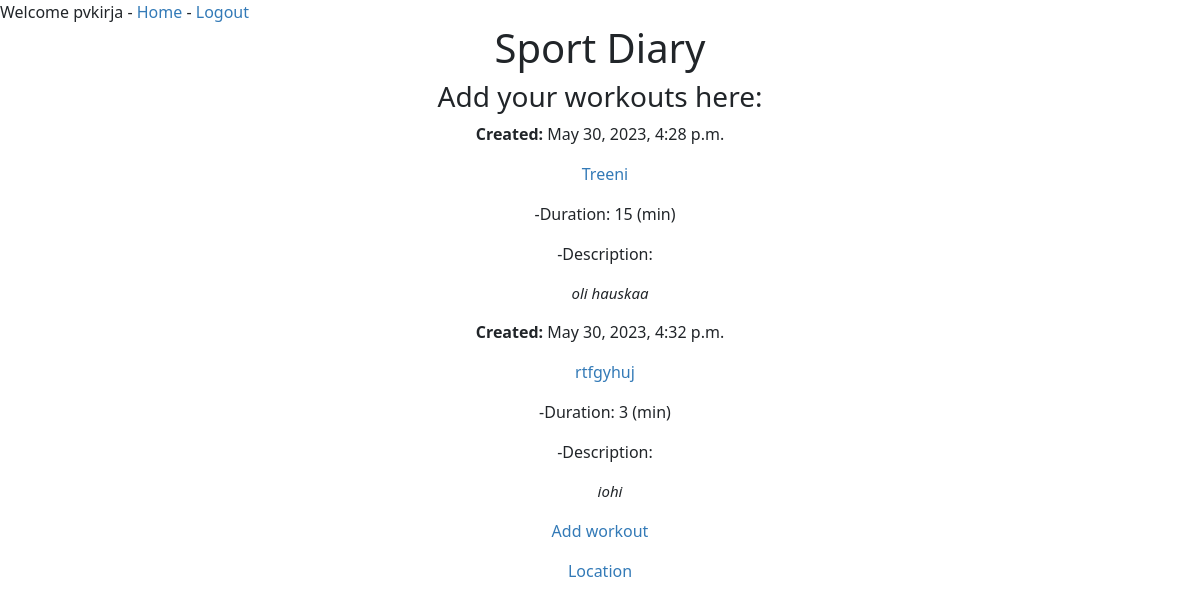
Screenshot of / (signed in) with the database file from the repository.
### sportdiary/models.py (models this page shows, shortened)
class Diary(models.Model):
	name = models.CharField(max_length=200)
	created = models.DateTimeField(auto_now_add=True, null=True)
	duration = models.IntegerField(blank=True, null=True)
	description = models.TextField(blank=True)
	location = models.ForeignKey(
		Location, on_delete=models.CASCADE,
		null=True, blank=True,
		related_name='locations'
	)
	owner = models.ForeignKey(User, on_delete=models.CASCADE, null=True)

### sportdiary/views.py (the view)
# urls.py: path('', DiaryListView.as_view()),
class DiaryListView(LoginRequiredMixin, ListView):
	model = Diary
	template_name = "diary_list.html"
	def get_queryset(self):
			return Diary.objects.filter(owner=self.request.user)

### sportdiary/templates/sportdiary/diary_list.html
{% extends "sportdiary/base.html" %}
{% block "content" %}
<div style="text-align:center">
	<h3>Add your workouts here:</h3>
	{% for object in object_list %}
		<p>	<b>Created: </b>{{ object.created }}</p>
		<p style="padding-left:10px">
			<a href="/diary/{{ object.pk }}" style="color: #337ab7; text-decoration: none;">{{ object.name }}</a>
		</p>
		{% if object.duration %}
			<p style="padding-left:10px">-Duration: {{object.duration}} (min)</p>
		{% endif %}
		{% if object.duration %}
			<p style="padding-left:10px">-Description:</p>
			<p style="padding-left:20px; font-size:15px"><i>{{object.description}}</i></p>
		{% endif %}
	{% empty %}
		    <p>No workout added yet.</p>
	{% endfor %}
	<p><a href="/diary/new" style="color: #337ab7; text-decoration: none;">Add workout</a></p>
	<p><a href="/location" style="color: #337ab7; text-decoration: none;">Location</a></p>
</div>
{% endblock "content" %}

### sportdiary/templates/sportdiary/base.html (shortened to what this page needs)
{% load static %}
<!doctype html>
<html lang="en">
	<head>
		<link href="{% static 'bootstrap/css/bootstrap.min.css' %}" rel="stylesheet">
	</head>
	<body>
	<header>
		{% if user.username %}
			Welcome {{ user }} -
			<a href="/" style="color: #337ab7; text-decoration: none;">Home</a> -
			<a href="/logout" style="color: #337ab7; text-decoration: none;">Logout</a>
		{% else %}
		 	<p style="text-align:center">Login</p>
		{% endif %}
		<h1 style="text-align:center">Sport Diary</h1>
	   </header>
		{% block "content" %}{% endblock "content" %}
	</body>
</html>

### rows the page displays
Diary: created "May 30, 2023, 4:28 p.m.", name "Treeni", duration "15", description "oli hauskaa"
Diary: created "May 30, 2023, 4:32 p.m.", name "rtfgyhuj", duration "3", description "iohi"

### other values shown
{{ user }} "pvkirja"
